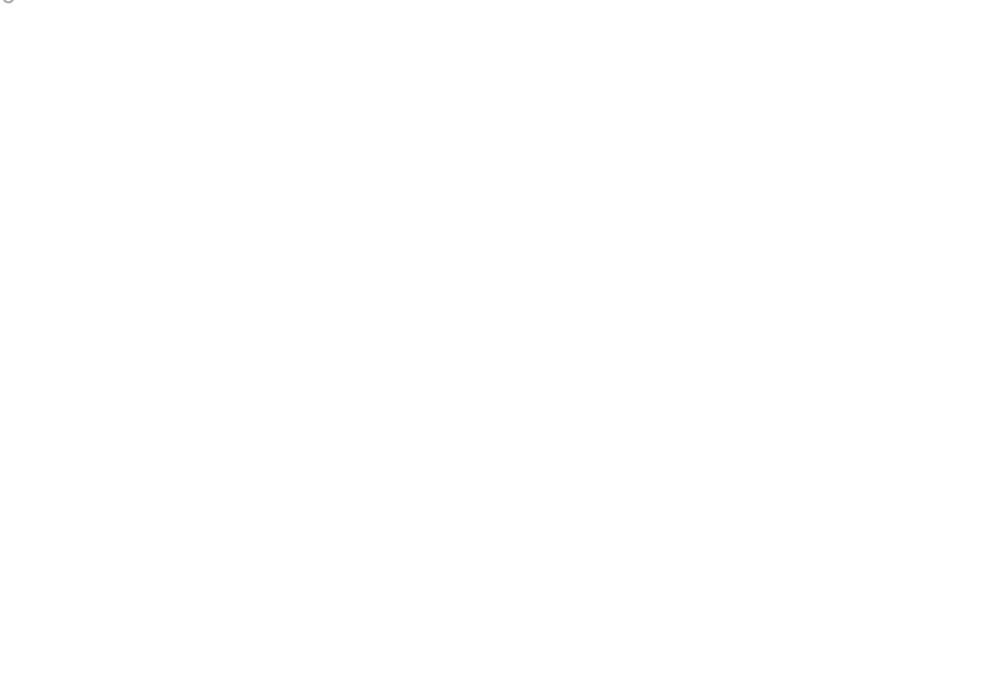
Frame 1 (no input)
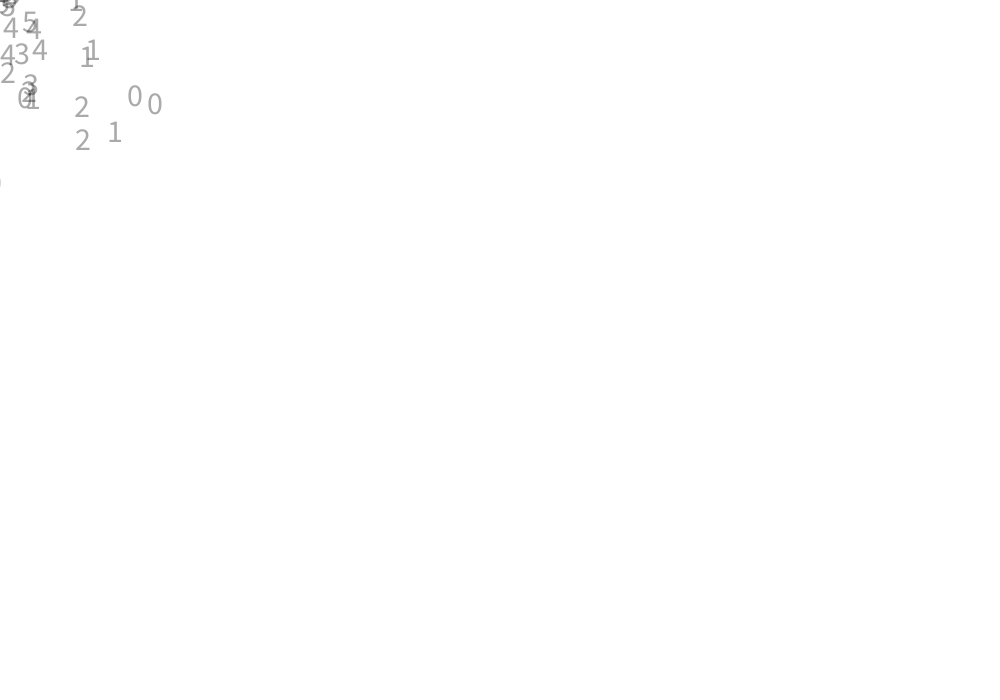
Frame 60 (the mouse pressed at the canvas centre just before this capture)
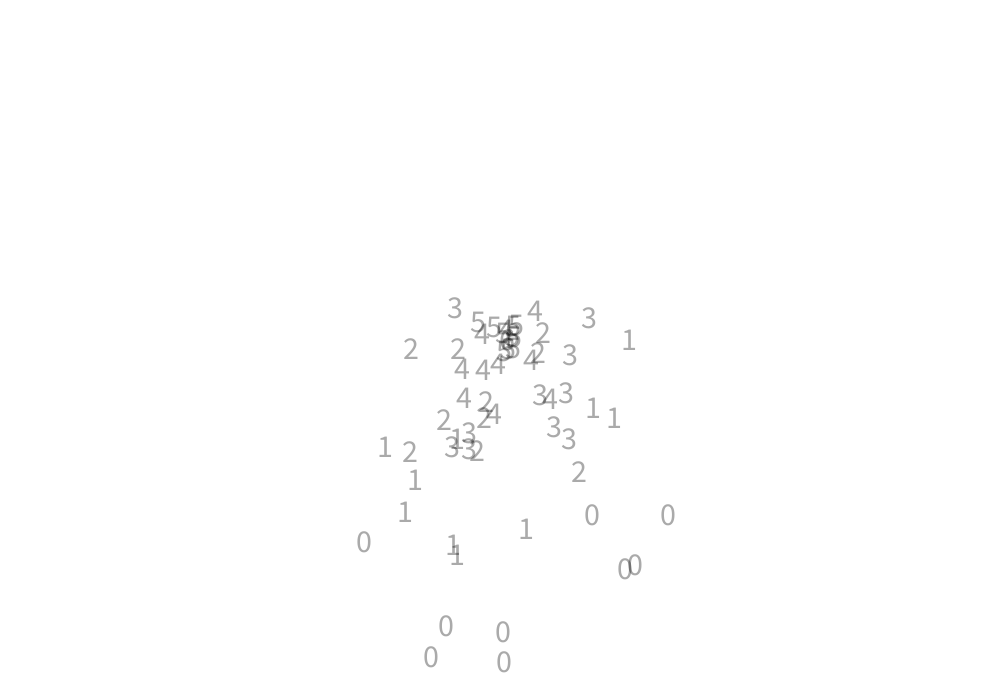
Frame 120 (the mouse held since frame 60 and released just before this capture)

The Processing sketch that drew these frames (run headless with seeded random() and noise(); from frame 60 on, the mouse is pressed at the canvas centre):

// Processing sketch: maus_particle
// ── maus_particle.pde
/*
パーティクルの練習。生命時間を数字で表現する。
アイデア元はopen processing。使いやすいようにした(particle各々にlifeを持たせる等)
*/

/* OpenProcessing Tweak of *@*http://www.openprocessing.org/sketch/10039*@* */
/* !do not delete the line above, required for linking your tweak if you upload again */


ArrayList particles;

void setup() {
  size(1000,700);
  particles = new ArrayList();
  smooth();
  textSize(32);
  //noCursor();
}

void draw() {
  // A new Particle object is added to the ArrayList every cycle through draw().
  particles.add(new Particle(60)); 

  background(255);
  // Iterate through our ArrayList and get each Particle
  // The ArrayList keeps track of the total number of particles.
  for (int i = 0; i < particles.size(); i++ ) { 
    Particle p = (Particle) particles.get(i);
    p.fallen();
    p.gravity();
    p.render();
    if(p.life<0) particles.remove(i);
  }
}

// ── Particle.pde

// A simple Particle class
class Particle {
  int life; 
  
  float x;
  float y;
  float xspeed;
  float yspeed;
  float g1 = random (10, 50);
  
  PFont arial; 
  
  Particle(int life) {
    this.life=life;
    x = mouseX;
    y = mouseY;
    xspeed = random(-3,3);
    yspeed = random(-3,3);
  }
  
  void fallen() {
    x = x + xspeed;
    y = y + yspeed;
  }
  
  void gravity() {
    yspeed += 0.1;
  }
  
  void render() {
    stroke(0);
    fill(0,85);
    text(""+( (life--)/10 ),x,y);
  }
}
